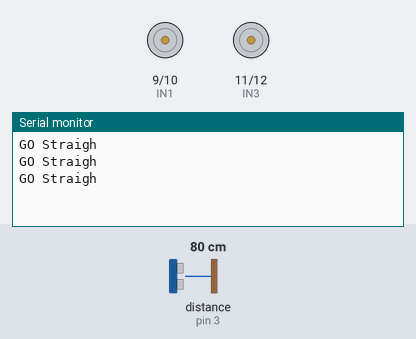
Simulated run of this sketch. Board: Arduino Uno, built with avr-gcc and run on an emulated ATmega328P. On the bench: motor-driver pin pairs drawn as motors (green arrow = first pin HIGH = forward, orange = second pin HIGH = backward, longer = more drive, scaled by the enable pin), the last lines printed to the serial monitor. The inputs (shaded band) are chosen by the test bench; at power-on: distance to the obstacle (sensor on pin 3) 80 cm. The echo pulse lasts 58.3 µs per cm.

Above: at 1.3 s.
1.4 s: distance to the obstacle (sensor on pin 3) set to 27 cm
2.9 s: distance to the obstacle (sensor on pin 3) set to 23 cm
At 4.1 s:
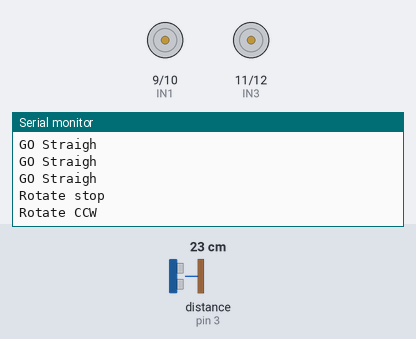
5.9 s: distance to the obstacle (sensor on pin 3) set to 35 cm
At 5.91 s:
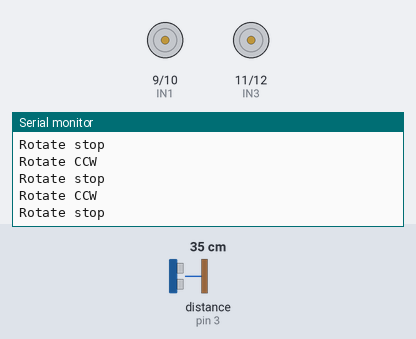
8.4 s: distance to the obstacle (sensor on pin 3) set to 2 cm
At 10.8 s:
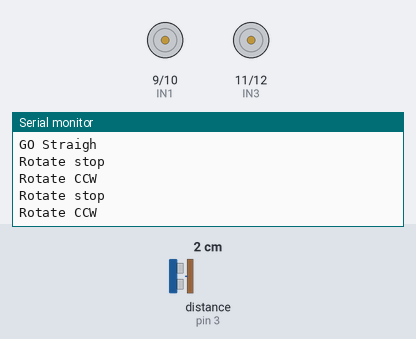

Measured:
- the behaviour switches between 26 and 25 cm on distance to the obstacle (sensor on pin 3) (found by bisection; images 0 and 1)
- after the input at 2.9 s, the serial monitor: prints a new line after 0.13 s (image 1)

The sketch:

U_ping3_motor.ino
```cpp
///////////////  sonar ////////////////////////////////////////

#include <NewPing.h>

#define SONAR_NUM 3      // Number of sensors.
#define MAX_DISTANCE 150 // Maximum distance (in cm) to ping.

#define Front 0
#define Left  1
#define Right 2


#define TRIG1 2  //초음파 센서 1번 Trig 핀 번호 Front
#define ECHO1 3  //초음파 센서 1번 Echo 핀 번호 Front

#define TRIG2 4  //초음파 센서 2번 Trig 핀 번호 Left
#define ECHO2 5  //초음파 센서 2번 Echo 핀 번호 Left

#define TRIG3 6  //초음파 센서 3번 Trig 핀 번호 Right
#define ECHO3 7  //초음파 센서 3번 Echo 핀 번호 Right

////////////// L298 ///////////////////////////////////////////
#define ENA 8
#define IN1 9
#define IN2 10
#define IN3 11
#define IN4 12
#define ENB 13
NewPing sonar[SONAR_NUM] = {   // Sensor object array.
  NewPing(TRIG1, ECHO1, MAX_DISTANCE), // Each sensor's trigger pin, echo pin, and max distance to ping.
  NewPing(TRIG2, ECHO2, MAX_DISTANCE),
  NewPing(TRIG3, ECHO3, MAX_DISTANCE)
};

void setup()
{
  //put your setup code here, to run once:
  /*
    pinMode(TRIG1, OUTPUT);
    pinMode(ECHO1,  INPUT);

    pinMode(TRIG2, OUTPUT);
    pinMode(ECHO2,  INPUT);

    pinMode(TRIG3, OUTPUT);
    pinMode(ECHO3,  INPUT);
  */
  pinMode(ENA,  OUTPUT);
  pinMode(IN1,  OUTPUT);
  pinMode(IN2,  OUTPUT);

  pinMode(IN3,  OUTPUT);
  pinMode(IN4,  OUTPUT);
  pinMode(ENB,  OUTPUT);


  Serial.begin(115200);  //통신속도를11520으로 정의함

}
long sonar_front(void) //초음파 센서1번 측정 함수
{
  float duration1, distance1;
  digitalWrite(TRIG1, HIGH);
  delayMicroseconds(10);
  digitalWrite(TRIG1, LOW);
  duration1 = pulseIn(ECHO1, HIGH);
  distance1 = ( (float)(340 * duration1) / 1000) / 2;
  return distance1;

}
long sonar2(void) //초음파 센서1번 측정 함수
{
  long duration2, distance2;
  digitalWrite(TRIG2, HIGH);
  delayMicroseconds(10);
  digitalWrite(TRIG2, LOW);
  duration2 = pulseIn(ECHO2, HIGH);
  distance2 = ( (float)(340 * duration2) / 1000) / 2;
  return distance2;

}
long sonar3(void) //초음파 센서1번 측정 함수
{
  long duration3, distance3;
  digitalWrite(TRIG3, HIGH);
  delayMicroseconds(10);
  digitalWrite(TRIG3, LOW);
  duration3 = pulseIn(ECHO3, HIGH);
  distance3 = ( (float)(340 * duration3) / 1000) / 2;
  return distance3;

}

void motor_A_control(int direction_a, int motor_speed_a) //모터 A의방향(direction)과 속도(speed)제어
{
  if (direction_a == HIGH)
  {
    digitalWrite(IN1, HIGH);
    digitalWrite(IN2, LOW);
    analogWrite(ENA, motor_speed_a);
  }
  else
  {
    digitalWrite(IN1, LOW);
    digitalWrite(IN2, HIGH);
    analogWrite(ENA, motor_speed_a);


  }
}

void motor_B_control(int direction_b, int motor_speed_b) //모터 B의방향(direction)과 속도(speed)제어
{
  if(direction_b == HIGH)
  {
    digitalWrite(IN3,LOW);             //모터의 방향 제어
    digitalWrite(IN4,HIGH);
    analogWrite(ENB,motor_speed_b);     //모터의 속도 제어
    }
  else
  {
    digitalWrite(IN3,HIGH);
    digitalWrite(IN4,LOW);
    analogWrite(ENB,motor_speed_b);
 }
}

void loop() {
  // put your main code here, to run repeatedly:
  float front_sonar  = 0.0;
  float left_sonar   = 0.0;
  float right_sonar  = 0.0;

  front_sonar = sonar[Front].ping_cm() * 10;
  if (front_sonar == 0.0)   front_sonar = MAX_DISTANCE;

    /*Serial.print("Distance1: ");
    Serial.println(front_sonar);

    Serial.print("Distance2: ");
    Serial.println(sonar2());

    Serial.print("Distance3: ");
    Serial.println(sonar3());
 */
  if ( (front_sonar > 0) && (front_sonar <= 250.0) )
  {
    // 정지
    /*
    Serial.println("Rotate stop");
    motor_A_control(HIGH, 0);
    motor_B_control(LOW, 0);
    delay(1000);

    //180도 반회전 시계 방향으로 회전
    Serial.println("Rotate CCW");
    motor_A_control(HIGH, 100); // 오른쪽 전진
    motor_B_control(LOW, 100); // 왼쪽은 후진
    delay(500);                // 일정한 시간동안 회전
*/

     //90도 시계방향 회전
    Serial.println("Rotate stop");
    motor_A_control(HIGH, 0);
    motor_B_control(LOW, 0);
    delay(500);
    //90도 회전 반시계 방향으로 회전
    Serial.println("Rotate CCW");
    motor_A_control(LOW, 100); // 오른쪽 전진
    motor_B_control(HIGH, 100); // 왼쪽은 후진
    delay(300);                // 일정한 시간동안 회전

       //90도 회전 반시계 방향으로 회전

    /*
    Serial.println("Rotate stop");
    motor_A_control(HIGH, 0);
    motor_B_control(LOW, 0);
    delay(100);
    //90도 회전 반시계 방향으로 회전
    Serial.println("Rotate CCW");
    motor_A_control(HIGH, 100); // 오른쪽 전진
    motor_B_control(LOW, 100); // 왼쪽은 후진
    delay(100);                // 일정한 시간동안 회전
    */
  }
  else
  {
    //직진
    Serial.println("GO Straigh");
    motor_A_control(HIGH, 100);
    motor_B_control(HIGH, 100);
  }
  delay(500);
}
```
